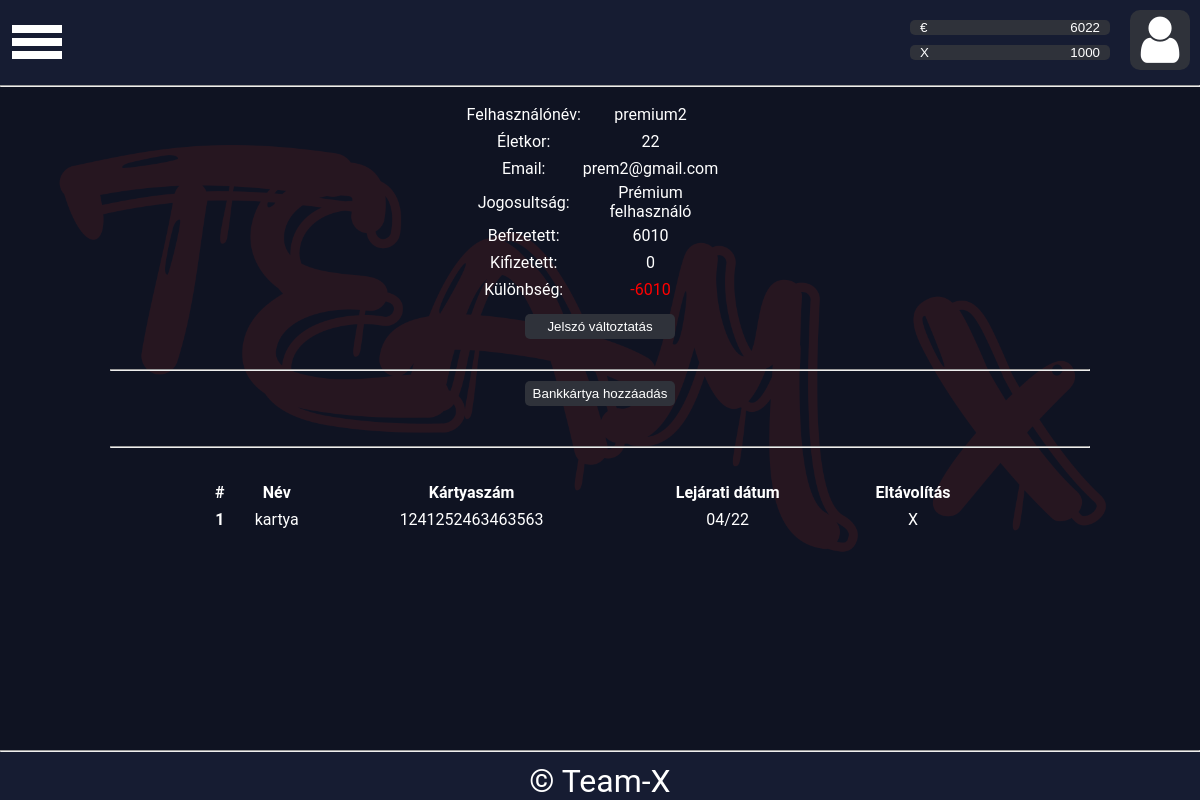
The page /index.php?P=profile (signed in) on the database its author committed.
### tables this page shows
CREATE TABLE IF NOT EXISTS `creditcards` (
  `id` int(11) NOT NULL AUTO_INCREMENT,
  `userid` int(11) NOT NULL,
  `name` varchar(250) NOT NULL,
  `cardnumber` bigint(16) NOT NULL,
  `expiration` int(4) NOT NULL,
  `security_code` int(3) NOT NULL,
  PRIMARY KEY (`id`),
  UNIQUE KEY `cardnumber` (`cardnumber`),
  KEY `userid` (`userid`)
);

### Protected/usermanager.php (called while the page is built, shortened)
<?php
function CheckLogin() {
	return $_SESSION  != null && array_key_exists('uid', $_SESSION) && is_numeric($_SESSION['uid']);
}
?>

### Protected/database.php (called while the page is built, shortened)
<?php
function getConnection() {
	$connection = new PDO(DB_TYPE.':host='.DB_HOST.';dbname='.DB_NAME.';',DB_USER, DB_PASS);
	$connection->exec("SET NAMES '".DB_CHARSET."'");
	return $connection;
}
function getList($queryString, $queryParams = []) {
	$connection = getConnection();
	$statement = $connection->prepare($queryString);
	$success = $statement->execute($queryParams);
	$result = $success ? $statement->fetchAll(PDO::FETCH_ASSOC) : [];
	return $result;
}
?>

### Protected/cardmanager.php (called while the page is built, shortened)
<?php
function ListCard($userid){
	$query = "SELECT id, name, cardnumber, expiration FROM creditcards WHERE userid = :userid";
	$params = [':userid' => $userid];
	return getList($query, $params);
}
?>

### Protected/creditcard/listcard.php (the view, shortened to what this page needs)
<?php
	if(!CheckLogin()):
		header("Location: index.php?P=denied");
	else:
		$cards = ListCard($_SESSION['uid']);
		if(count($cards) > 0): ?>
			<table class="nicetable">
			<thead>
				<tr>
					<th>#</th>
					<th>Név</th>
					<th>Kártyaszám</th>
					<th>Lejárati dátum</th>
					<th>Eltávolítás</th>
				</tr>
			</thead>
			<tbody>
				<?php $i = 0; ?>
				<?php foreach ($cards as $c) : ?>
					<?php $i++; ?>
					<?php $f=16 - strlen($c['cardnumber']); ?>
					<tr>
						<th><?=$i?></th>
						<td><?=$c['name'] ?></td>
						<td><?php for ($j=0; $j < $f; $j++) {
						} echo $c['cardnumber']; ?></td>
						<td><?=strlen($c['expiration']) == 3 ? '0'.substr($c['expiration'],0,1).'/'.substr($c['expiration'],1,2) : substr($c['expiration'],0,2).'/'.substr($c['expiration'],2,2) ?></td>
						<td><a href="?P=profile&d=<?=$c['id']?>">X</a></td>
					</tr>
				<?php endforeach;?>
			</tbody>
		</table>
		<?php else: ?>
			<h1>Nincs kártya hozzáadva!</h1>
		<?php endif; ?>
<?php endif; ?>

### index.php (shortened to what this page needs)
<!DOCTYPE html>
<html>
<head>
	<link rel="stylesheet" type="text/css" href="<?=PUBLIC_DIR.'style.css?'?>">
	<link rel="stylesheet" type="text/css" href="<?=PUBLIC_DIR.'footerstyle.css?'?>">
	<link rel="stylesheet" type="text/css" href="<?=PUBLIC_DIR.'navstyle.css?'?>">
	<link rel="stylesheet" type="text/css" href="<?=PUBLIC_DIR.'headerstyle.css?'?>">
	<link rel="stylesheet" type="text/css" href="<?=PUBLIC_DIR.'gamestyle.css?'?>">
	<link rel="stylesheet" href="https://cdnjs.cloudflare.com/ajax/libs/font-awesome/4.7.0/css/font-awesome.min.css">
</head>
<body>
	<header><?php include_once PROTECTED_DIR.'header.php'?></header>
	<nav><?php require_once PROTECTED_DIR.'nav.php'?></nav>
	<content><?php require_once PROTECTED_DIR.'routing.php'?></content>
	<footer><?php include_once PROTECTED_DIR.'footer.php'?></footer>
</body>
</html>

### Protected/header.php (shortened to what this page needs)
<?php	if(CheckLogin()): ?>
	<div class="details">
    	<div class="moneybefore"><input type="text" name="moneybefore" value="€" readonly="true"></div>
    	<div class="money"><input type="text" name="money" value="<?=$_SESSION['balance']?>" readonly="true"></div>
    	<div class="xcoinbefore"><input type="text" name="xcoinbefore" value="X" readonly="true"></div>
    	<div class="xcoin"><input type="text" name="xcoin" value="<?=$_SESSION['xcoin']?>" readonly="true"></div>
    	<div class="profile"><i class="fa fa-user"></i>
    	</div>
	</div>
<?php endif; ?>
<hr>

### Protected/nav.php (shortened to what this page needs)
<div class="toggle" onclick="toggleMenu()">
	<div class="bar1"></div>
  	<div class="bar2"></div>
  	<div class="bar3"></div>
</div>

### Protected/routing.php (shortened to what this page needs)
<?php
switch ($_GET['P']) {
	case 'profile': require_once PROTECTED_DIR.'user/profile.php'; break;
}
?>

### Protected/user/profile.php (shortened to what this page needs)
<?php
  $kulonbseg = $_SESSION['withdraw'] - $_SESSION['deposit'];
  if($kulonbseg < 0)
  {
    $kul = "piros";
  }
  else
  {
    $kul = "zold";
  }
?>
<div class="listcc">
  <?php require_once PROTECTED_DIR."creditcard/listcard.php" ?>
</div>
<hr width="100%">
<input type="submit" name="addcreditcard" value="Bankkártya hozzáadás" onclick="toggleaddcc()">
<hr width="100%">
<?php
  if(!CheckLogin()):
    header("Location: index.php?P=denied");
  else:
?>
<input type="submit" name="jelszomodositas" value="Jelszó változtatás" onclick="togglePW()">
<div>
  <table>
    <tr>
      <td>Felhasználónév: </td>
      <td><?=$_SESSION['username']; ?></td>
    </tr>
    <tr>
      <td>Életkor: </td>
      <td><?=$_SESSION['age']; ?></td>
    </tr>
    <tr>
      <td>Email: </td>
      <td><?=$_SESSION['email']; ?></td>
    </tr>
    <tr>
      <td>Jogosultság: </td>
      <td><?=$_SESSION['permission'] == 3 ? 'Admin' : ($_SESSION['permission'] == 2 ? 'Prémium felhasználó' : 'Felhasználó'); ?></td>
    </tr>
    <?php if($_SESSION['permission'] < 3) : ?>
      <tr>
        <td>Befizetett: </td>
        <td><?=$_SESSION['deposit'] ?></td>
      </tr>
      <tr>
        <td>Kifizetett: </td>
        <td><?=$_SESSION['withdraw'] ?></td>
      </tr>
      <tr>
        <td>Különbség: </td>
        <td><div class="<?=$kul?>"><?=$kulonbseg ?></div></td>
      </tr>
    <?php endif; ?>
  </table>
</div>
<?php endif; ?>

### Protected/footer.php
<hr>
<span><center>&copy; Team-X</center></span>

### Public/style.css (style rules this page uses)
* { margin: 0; padding: 0; box-sizing: border-box; }
html, body { display: flex; flex-direction: column; min-height: 100vh; font-family: "Roboto", sans-serif; background-image: url(Pictures/hatter.png); background-size: 100%; scroll-behavior: smooth; user-select: none; }
content { display: flex; flex-direction: column-reverse; justify-content: center; text-align: justify; align-items: center; color: #fff; width: 90vw; margin: 0 auto; padding: 100px 50px 100px 50px; min-height: calc(100vh - 137px - 58px); }
content input { background: #2F323A; color: #fff; width: 150px; border-radius: 5px; padding: 5px; outline: none; border: none; text-align: center; margin-top: 10px; margin-bottom: 10px; }
content table { width: 80%; text-align: center; }
content table tr { height: 25px; padding: 5px 0 5px 0; transition: 0.5s; }
a { text-decoration: none; color: #fff; }
input[type=submit] { cursor: pointer; }
.listcc { display: flex; justify-content: center; align-items: center; margin-top: 30px; width: 100%; }
.piros { color: red; }

### Public/footerstyle.css (style rules this page uses)
footer { width: 100%; height: 50px; font-size: 32px; text-align: center; background: #161C32; color: #fff; margin-top: auto; }
footer span { user-select: none; position: relative; top: 10px; }

### Public/navstyle.css (style rules this page uses)
.bar1, .bar2, .bar3 { width: 50px; height: 8px; background-color: #fff; margin: 5px 12px; transition: 0.5s; filter: blur(0px); }
.toggle { position: fixed; top: 0; left: 0; width: 80px; height: 80px; background: #161C32; display: inline-block; cursor: pointer; transition: 0.5s; z-index: 101; }
.toggle:before { position: relative; display: flex; content: ""; color: #fff; text-align: center; justify-content: center; padding-top: 25%; }

### Public/headerstyle.css (style rules this page uses)
header { position: fixed; height: 85px; width: 100%; background: #161C32; z-index: 5; flex-shrink: 0; }
header hr { position: fixed; width: 100%; top: 85px; z-index: -1; }
.details { position: fixed; display: flex; top: 0; right: 0; width: 300px; height: 80px; }
.details .money input { position: absolute; background: #2F323A; color: #fff; width: 150px; left: 60px; top: 20px; border-radius: 0 5px 5px 0; text-align: right; outline: none; padding-right: 10px; border: none; user-select: none; }
.details .moneybefore input { position: absolute; background: #2F323A; color: #fff; width: 50px; left: 10px; top: 20px; border-radius: 5px 0 0 5px; outline: none; padding-left: 10px; border: none; }
.details .xcoin input { position: absolute; background: #2F323A; color: #fff; width: 150px; left: 60px; top: 45px; border-radius: 0 5px 5px 0; text-align: right; outline: none; padding-right: 10px; border: none; }
.details .xcoinbefore input { position: absolute; background: #2F323A; color: #fff; width: 50px; left: 10px; top: 45px; border-radius: 5px 0 0 5px; outline: none; padding-left: 10px; border: none; }
.profile { position: absolute; display: flex; align-items: center; justify-content: center; top: 10px; right: 10px; width: 60px; height: 60px; background: #2F323A; border-radius: 10px; outline: none; border: none; cursor: pointer; }
.profile .fa { font-size: 54px; color: #fff; }

### rows shown on the page
creditcards: name "kartya", cardnumber "1241252463463563", expiration "4", expiration "22"

### other values the page prints
$_SESSION['username'] "premium2"
$_SESSION['age'] "22"
$_SESSION['email'] "prem2@gmail.com"
$_SESSION['deposit'] "6010"
$_SESSION['withdraw'] "0"
$kulonbseg "-6010"
